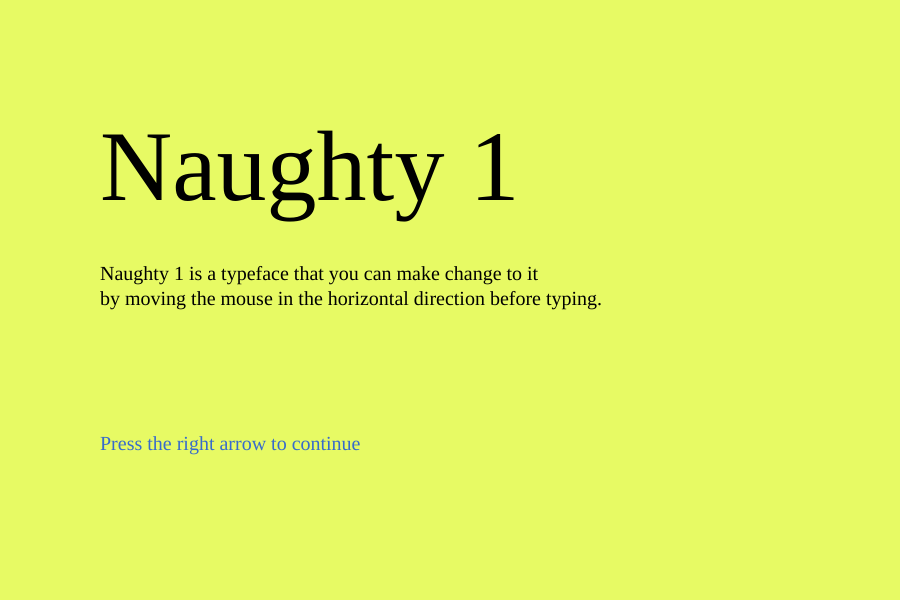
Frame 1 (no input)
Frame 60 (no input): identical to frame 1, image omitted
Frame 120 (the mouse pressed at the canvas centre since frame 60): identical to frame 1, image omitted

The p5.js sketch that drew this single still picture (run headless with seeded random() and noise() and a simulated clock; from frame 60 on, the mouse is pressed at the canvas centre):

// p5.js sketch
// ── sketch.js
var sw = 0; //strokeWeight
var sw2 = 0;
var d = 0;
var x = 0;
var y = 0;
var rw = 0;
var rh = 0
var rw2 = 0;
var c = 0;
var qw = 0;
var qww = 0;
var ex = 0;
var ey = 0;
var cy = 0;
var sceneNum = 0;
var r = 0;
var g = 0;
var b = 0;

function setup() {
    createCanvas(900, 600);
    textSize(36);

}

function draw() {
    if (sceneNum == 0) {
		sceneIntro();
	} else if (sceneNum == 1) {
		sceneType();
	}
        
}

function mousePressed() {
    var r = random(200, 255);
    var g = random(200, 255);
    var b = random(200, 255);
    background(r, g, b);
    x = 0;
    y = 0;
}


function sceneIntro() {
	background(231,250,100);
     textFont("Avenir Next");
    push();
        textSize(100);
	    text("Naughty 1", 100, 200);
        pop();
    //content
        push();
        textSize(20);
        textAlign(LEFT);
        lines = "Naughty 1 is a typeface that you can make change to it \nby moving the mouse in the horizontal direction before typing."
        text(lines, 100, 280);
        pop();
    
    //instruction
        push();
        textSize(20);
        fill(55, 107, 203);
        text("Press the right arrow to continue",100,450);
   
        stroke(150);
        strokeWeight(2);
        pop();
    
}





function sceneType() {
    
    //instruction
        push();
        textSize(15);
        fill(55, 107, 203);
        textAlign(LEFT);
        text("Make change to the letters by moving the mouse in the horizontal direction before typing! \nPress the mouse if you want to clear the canvas. ",60,550);
        strokeWeight(0);
        pop();
	
}



function drawH(x, y){
    push();
    translate(x, y);
    fill(0);
    strokeWeight(0.1); 
    rw2 = map(mouseX, 0, width, 12, 0);
    rect(90, 20, rw2, 80 + mouseY/40);
    qww = map(mouseX, 0, 2 * width, 30, 20);
    cy = map(mouseY, 0, height, 1, 20);
    
    quad(20 + mouseX/80, 20 + cy, 30, 20 + cy, 30 + mouseX/60, 100 + cy, qww, 100 + cy);
    rw = map(mouseX, 0, 2 * width, 1, 12);
    noFill();
    sw = map(mouseX, 0, 2 * width, 4, 0.2);
    strokeWeight(sw);
    
    ex = 55;
    ey = 60 + cy;
    c = 70;
    d = map(mouseX,0,2 * width,5, c);
    ellipse(ex, ey, d, d);
    c = c - 10;
    d = map(mouseX,0,2 * width,1, c);
    ellipse(ex, ey, d, d);
     c = c - 10;
    d = map(mouseX,0,2 * width,1, c);
    ellipse(ex, ey, d, d);
     c = c - 10;
    d = map(mouseX,0,2 * width,1, c);
    ellipse(ex, ey, d, d);
     c = c - 10;
    d = map(mouseX,0,2 * width,1, c);
    ellipse(ex, ey, d, d);
    sw = map(mouseX,0, 2 * width,0.2,8);
    strokeWeight(sw);
    pop();
}

function drawA(x, y){
    push();
    translate(x,y);
    fill(0);
    sw = map(mouseX, 0, width, 0.2, 9);
    strokeWeight(1);
    qw = 55 + mouseX/50;
    cy = map(mouseY, 0, height, 1, 20);
    quad(55, 20 + cy, qw, 20 + cy, 30, 100, 20, 100);
    strokeCap(SQUARE);
    sw = map(mouseX, 0, width, 0.2, 4);
    strokeWeight(sw);
    line(65, 15 + cy, 100, 100);
    noFill();
    sw = map(mouseX, 0, 2 * width, 3, 0.2);
    strokeWeight(sw);
    c = 70;
    ex = 55;
    ey = 60 + cy;
    c = 70;
    d = map(mouseX,0,2 * width,5, c);
    ellipse(ex, ey, d, d);
    c = c - 10;
    d = map(mouseX,0,2 * width,1, c);
    ellipse(ex, ey, d, d);
     c = c - 10;
    d = map(mouseX,0,2 * width,1, c);
    ellipse(ex, ey, d, d);
     c = c - 10;
    d = map(mouseX,0,2 * width,1, c);
    ellipse(ex, ey, d, d);
     c = c - 10;
    d = map(mouseX,0,2 * width,1, c);
    ellipse(ex, ey, d, d);
    pop();
}


function drawM(x, y){
    push();
    translate(x,y);
    fill(0);
    sw = map(mouseX, 0, 2 * width, 0.2, 4);
    strokeWeight(sw);
    
    cy = map(mouseY, 0, height, 1, 20);
    quad(45, 20 + cy, 55, 20 + cy, 30 + mouseX/50, 100, 20, 100);
    strokeCap(SQUARE);
    line(55, 20 + cy, 80, 100);
    line(80, 100, 105, 20 + cy);
    line(105, 20 + cy, 130, 100);
    noFill();
    sw = map(mouseX, 0, 2 * width, 4, 0);
    strokeWeight(sw);
    c = 70;
    d = map(mouseX,0,2 * width,5, c);
    ellipse(80, 95, d, d);
    c = c - 10;
    d = map(mouseX,0,2 * width,1, c);
    ellipse(80, 95, d, d);
    c = c - 10;
    d = map(mouseX,0,2 * width,1, c);
    ellipse(80, 95, d, d);
    c = c - 10;
    d = map(mouseX,0,2 * width,1, c);
    ellipse(80, 95, d, d);
    c = c - 20;
    d = map(mouseX,0,2 * width,1, c);
    ellipse(80, 95, d, d);
    pop();
}

function drawB(x, y){
    push();
    translate(x,y);
    fill(0);
    sw = map(mouseX, 0, 2 * width, 4, 0.2);
    strokeWeight(sw);
    qww = map(mouseX, 0, 2 * width, 20, 30);
    cy = map(mouseY, 0, height, 1, 20);
    quad(20 + mouseX/80, 20 + cy, 30, 20 + cy, 30 + mouseX/60, 100, 20, 100);
    noFill();
    //ellipse
    ellipse(70, 40, d - 10, d - 10);
    c = 70;
    d = map(mouseX,0,2 * width,5, c);
    ellipse(70, 40, d, d);
    c = c - 10;
    d = map(mouseX,0,2 * width,1, c);
    ellipse(70, 40, d, d);
    c = c - 10;
    d = map(mouseX,0,2 * width,1, c);
    ellipse(70, 40, d, d);
    c = c - 10;
    d = map(mouseX,0,2 * width,1, c);
    ellipse(70, 40, d, d);
    c = 70;
    d = map(mouseX,0,2 * width,5, c);
    ellipse(70, 40, d, d);
    c = c - 10;
    d = map(mouseX,0,2 * width,1, c);
    ellipse(70, 40, d, d);
    c = c - 10;
    d = map(mouseX,0,2 * width,1, c);
    ellipse(70, 40, d, d);
    c = c - 10;
    d = map(mouseX,0,2 * width,1, c);
    ellipse(70, 40, d, d);
    ellipse(70, 80, d - 10, d - 10);
    c = c - 10;
    d = map(mouseX,0,2 * width,1, c);
    ellipse(70, 80, d, d);
    c = c - 10;
    d = map(mouseX,0,2 * width,1, c);
    ellipse(70, 80, d, d);
    line(20, 20 + cy, 70, 20 + cy);
    line(20, 100, 70, 100);
    sw = map(mouseX, 0, 2 * width, 0.2, 4);
    strokeWeight(sw);
    arc(70, 40, 40, 40, -PI/2, PI/2);
    arc(70, 80, 40, 40, -PI/2, PI/2);
    pop();
}

function drawU(x, y){
    push();
    translate(x,y);
    fill(0);
    qww = map(mouseX, 0, 2 * width, 20, 30);
    quad(80 + mouseX/80, 20, 90, 20, 90 + mouseX/60, 100, 80, 100);
    noFill();
    ex = 64;
    ey = 70;
    c = 70;
    d = map(mouseX,0,2 * width,5, c);
    ellipse(ex, ey, d, d);
    c = c - 10;
    d = map(mouseX,0,2 * width,1, c);
    ellipse(ex, ey, d, d);
     c = c - 10;
    d = map(mouseX,0,2 * width,1, c);
    ellipse(ex, ey, d, d);
     c = c - 10;
    d = map(mouseX,0,2 * width,1, c);
    ellipse(ex, ey, d, d);
     c = c - 10;
    d = map(mouseX,0,2 * width,1, c);
    ellipse(ex, ey, d, d);
    sw = map(mouseX, 0, 2 * width, 4, 0);
    strokeWeight(sw);
    line(30, 20, 30, 65);
    arc(60, 65, 60, 60, 0, PI);
    }

function drawR(x, y){
    push();
    translate(x,y);
    fill(0);
    rw = map(mouseX, 0, 2 * width, 12, 0);
    rect(20, 20, rw, 80);
    strokeCap(SQUARE);
    noFill();
    ellipse(70, 40, d - 10, d - 10);
    sw = map(mouseX, 0, 2 * width, 4, 0.1);
    strokeWeight(sw);
    ex = 70;
    ey = 40;
    c = 70;
    d = map(mouseX,0,2 * width,5, c);
    ellipse(ex, ey, d, d);
    c = c - 10;
    d = map(mouseX,0,2 * width,1, c);
    ellipse(ex, ey, d, d);
     c = c - 10;
    d = map(mouseX,0,2 * width,1, c);
    ellipse(ex, ey, d, d);
     c = c - 10;
    d = map(mouseX,0,2 * width,1, c);
    ellipse(ex, ey, d, d);
     c = c - 10;
    d = map(mouseX,0,2 * width,1, c);
    ellipse(ex, ey, d, d);
    line(20, 20, 70, 20);
    line(20, 60, 70, 60);
    line(30, 60, 90, 100);
    arc(70, 40, 40, 40, -PI/2, PI/2);
    fill(0);
    triangle(25, 60, 30 + mouseX/60, 60, 90, 100);
    pop();
}

function drawG(x, y){
    push();
    translate(x,y);
    fill(0);
    sw = map(mouseX, 0, 2 * width, 0.2, 4);
    strokeWeight(sw);
    triangle(18, 20, 30 + mouseX/60, 20, 18, 65);
    strokeCap(SQUARE);
    noFill();
    sw = map(mouseX, 0, 2 * width, 4, 0.2);
    strokeWeight(sw);
    ellipse(80, 70, d, d);
    ex = 80;
    ey = 70;
    c = 70;
    d = map(mouseX,0,2 * width,5, c);
    ellipse(ex, ey, d, d);
    c = c - 10;
    d = map(mouseX,0,2 * width,1, c);
    ellipse(ex, ey, d, d);
     c = c - 10;
    d = map(mouseX,0,2 * width,1, c);
    ellipse(ex, ey, d, d);
     c = c - 10;
    d = map(mouseX,0,2 * width,1, c);
    ellipse(ex, ey, d, d);
     c = c - 10;
    d = map(mouseX,0,2 * width,1, c);
    ellipse(ex, ey, d, d);
    sw = map(mouseX, 0, 2 * width, 0.2, 4);
    strokeWeight(sw);
     line(20, 20, 80, 20);
    arc(50, 70, 63, 63, 0, PI);
    pop();
    }

function drawE(x, y){
    push();
    translate(x,y);
    fill(0);
    sw = map(mouseX, 0, 2 * width, 0.2, 4);
    strokeWeight(sw);
    qww = map(mouseX, 0, 2 * width, 30, 20);
    quad(20 + mouseX/80, 20, 30, 20, 30 + mouseX/60, 100, qww, 100);
    strokeCap(SQUARE);
    noFill();
    sw = map(mouseX, 0, 2 *width, 4, 0.2);
    strokeWeight(sw);
    ellipse(70, 60, d - 10, d - 10);
    ex = 70;
    ey = 60;
    c = 70;
    d = map(mouseX,0,2 * width,5, c);
    ellipse(ex, ey, d, d);
    c = c - 10;
    d = map(mouseX,0,2 * width,1, c);
    ellipse(ex, ey, d, d);
     c = c - 10;
    d = map(mouseX,0,2 * width,1, c);
    ellipse(ex, ey, d, d);
     c = c - 10;
    d = map(mouseX,0,2 * width,1, c);
    ellipse(ex, ey, d, d);
    sw = map(mouseX, 0, width, 0.2, 15);
    
    ex = 70;
    ey = 30;
    c = 70;
    d = map(mouseX,0,2 * width,5, c);
    ellipse(ex, ey, d, d);
    c = c - 10;
    d = map(mouseX,0,2 * width,1, c);
    ellipse(ex, ey, d, d);
     c = c - 10;
    d = map(mouseX,0,2 * width,1, c);
    ellipse(ex, ey, d, d);
     c = c - 10;
    d = map(mouseX,0,2 * width,1, c);
    ellipse(ex, ey, d, d);
    sw = map(mouseX, 0, width, 0.2, 15);
    
    ex = 70;
    ey = 90;
    c = 70;
    d = map(mouseX,0,2 * width,5, c);
    ellipse(ex, ey, d, d);
    c = c - 10;
    d = map(mouseX,0,2 * width,1, c);
    ellipse(ex, ey, d, d);
     c = c - 10;
    d = map(mouseX,0,2 * width,1, c);
    ellipse(ex, ey, d, d);
     c = c - 10;
    d = map(mouseX,0,2 * width,1, c);
    ellipse(ex, ey, d, d);
    sw = map(mouseX, 0, width, 0.2, 15);
    c = c - 10;
    d = map(mouseX,0,2 * width,1, c);
    ellipse(ex, ey, d, d);
     c = c - 10;
    d = map(mouseX,0,2 * width,1, c);
    ellipse(ex, ey, d, d);
    sw = map(mouseX, 0, width, 0.2, 15);
    c = c - 10;
    d = map(mouseX,0,2 * width,1, c);
    ellipse(ex, ey, d, d);
     c = c - 10;
    d = map(mouseX,0,2 * width,1, c);
    ellipse(ex, ey, d, d);
    sw = map(mouseX, 0, 2 * width, 0.5, 0);
    strokeWeight(sw);
    
    line(20, 20, 75, 20);
    line(20, 100, 75, 100);
    pop();
    }    

function drawF(x, y){
    push();
    translate(x,y);
    fill(0);
    sw = map(mouseX, 0, 2 * width, 4, 0.2);
    strokeWeight(sw);
    triangle(20, 20, 30 + mouseX/60, 20, 20, 100);
    
    strokeCap(SQUARE);
    noFill();
    sw = map(mouseX, 0, width, 8, 0.2);
    strokeWeight(sw);
    ellipse(50, 60, d - 10, d - 10);
    ex = 50;
    ey = 60;
    c = 70;
    d = map(mouseX,0,2 * width,5, c);
    ellipse(ex, ey, d, d);
    c = c - 10;
    d = map(mouseX,0,2 * width,1, c);
    ellipse(ex, ey, d, d);
     c = c - 10;
    d = map(mouseX,0,2 * width,1, c);
    ellipse(ex, ey, d, d);
     c = c - 10;
    d = map(mouseX,0,2 * width,1, c);
    ellipse(ex, ey, d, d);
    sw = map(mouseX, 0, width, 0.2, 15);
    c = c - 10;
    d = map(mouseX,0,2 * width,1, c);
    ellipse(ex, ey, d, d);
    sw = map(mouseX, 0, 2 * width, 0.2, 4);
    strokeWeight(sw);
    line(20, 20, 75, 20);
    pop();
    }    

function drawN(x, y){
    push();
    translate(x,y);
    fill(0);
    sw = map(mouseX, 0, 2 * width, 0.2, 3);
    strokeWeight(sw);
    triangle(20, 20, 30 + mouseX/28, 100, 20, 100);
    noFill();
    sw = map(mouseX, 0, width, 8, 0.2);
    strokeWeight(sw);
    d = map(mouseX,0,width,5,70);
    ex = 90;
    ey = 95;
    c = 70;
    d = map(mouseX,0,2 * width,5, c);
    ellipse(ex, ey, d, d);
    c = c - 10;
    d = map(mouseX,0,2 * width,1, c);
    ellipse(ex, ey, d, d);
     c = c - 10;
    d = map(mouseX,0,2 * width,1, c);
    ellipse(ex, ey, d, d);
     c = c - 10;
    d = map(mouseX,0,2 * width,1, c);
    ellipse(ex, ey, d, d);
    sw = map(mouseX, 0, width, 0.2, 15);
    c = c - 10;
    d = map(mouseX,0,2 * width,1, c);
    ellipse(ex, ey, d, d);
    sw = map(mouseX,0,2 * width,0.2,2);
    strokeWeight(sw);
    strokeCap(SQUARE);
    line(90, 20, 90, 100);
     line(20, 20, 90, 100);
    pop();
    }    

function drawS(x, y){
    push();
    translate(x,y);
    fill(0);
    sw = map(mouseX, 0, 2 * width, 4, 0.2);
    strokeWeight(sw);
    line(20, 60, 50, 60);
    strokeCap(SQUARE);
    fill(0);
    triangle(20, 20, 70, 20, 20, mouseY/50);
    noFill();
    sw = map(mouseX, 0, width, 8, 0.2);
    strokeWeight(sw);
    ellipse(3, 97, d - 10, d - 10);
    ex = 3;
    ey = 97;
    c = 70;
    d = map(mouseX,0,2 * width,5, c);
    ellipse(ex, ey, d, d);
    c = c - 10;
    d = map(mouseX,0,2 * width,1, c);
    ellipse(ex, ey, d, d);
     c = c - 10;
    d = map(mouseX,0,2 * width,1, c);
    ellipse(ex, ey, d, d);
     c = c - 10;
    d = map(mouseX,0,2 * width,1, c);
    ellipse(ex, ey, d, d);
    sw = map(mouseX, 0, width, 0.2, 15);
    c = c - 10;
    d = map(mouseX,0,2 * width,1, c);
    ellipse(ex, ey, d, d);
    sw = map(mouseX, 0, width, 0.2, 2);
    strokeWeight(sw);
    line(20, 20, 70, 20);
    line(00, 100, 50, 100);
    arc(20, 40, 40, 40, PI/2, -PI/2);
    arc(50, 80, 40, 40, -PI/2, PI/2);
    pop();
    }

function drawT(x, y){
    push();
    translate(x,y);
    fill(0);
    sw = map(mouseX, 0, width, 0.2, 4);
    strokeWeight(sw);
    cy = map(mouseY, 0, 2 * height, 0, 25);
    quad(20, 20 - cy/2, 100, 20 + cy, 100, 30 - cy, 20, 30 + cy);
    noFill();
    sw = map(mouseX, 0, 2 * width, 4, 0.2);
    strokeWeight(sw);
    d = map(mouseX , 0, width , 5, 70);
    ellipse(60, 96, d, d);
    ex = 60;
    ey = 96;
    c = 70;
    d = map(mouseX,0,2 * width,5, c);
    ellipse(ex, ey, d, d);
    c = c - 10;
    d = map(mouseX,0,2 * width,1, c);
    ellipse(ex, ey, d, d);
     c = c - 10;
    d = map(mouseX,0,2 * width,1, c);
    ellipse(ex, ey, d, d);
     c = c - 10;
    d = map(mouseX,0,2 * width,1, c);
    ellipse(ex, ey, d, d);
    sw = map(mouseX, 0, width, 0.2, 15);
    c = c - 10;
    d = map(mouseX,0,2 * width,1, c);
    ellipse(ex, ey, d, d);
    sw = map(mouseX,0,width,0.2,8);
    strokeWeight(sw);
    strokeCap(SQUARE);
    line(60, 30, 60, 100);
    pop();
    }    

function drawI(x, y){
    push();
    translate(x,y);
    fill(0);
    sw = map(mouseX, 0, width, 0.2, 9);
    strokeWeight(sw);
    strokeCap(SQUARE);
    line(55, 20, 55, 100);
    noFill();
    sw = map(mouseX, 0, 2 * width, 4, 0.2);
    strokeWeight(sw);
    
    ex = 60;
    ey = 20;
    c = 90;
    d = map(mouseX,0,2 * width,5, c);
    ellipse(ex, ey, d, d);
    c = c - 10;
    d = map(mouseX,0,2 * width,1, c);
    ellipse(ex, ey, d, d);
     c = c - 10;
    d = map(mouseX,0,2 * width,1, c);
    ellipse(ex, ey, d, d);
     c = c - 10;
    d = map(mouseX,0,2 * width,1, c);
    ellipse(ex, ey, d, d);
    c = c - 5;
    d = map(mouseX,0,2 * width,1, c);
    ellipse(ex, ey, d, d);
    c = c - 10;
    d = map(mouseX,0,2 * width,1, c);
    ellipse(ex, ey, d, d);
    sw = map(mouseX,0,width,0.2,8);
    noStroke();
    fill(0);
    rh = map(mouseX, 0, 2 * width, 15, 1);
    rect(40, 100, 40, rh)
    pop();
    }   

function drawV(x, y){
    push();
    translate(x,y);
    fill(0);
    sw = map(mouseX, 0, 2 * width, 0.2, 4);
    strokeWeight(sw);
    strokeCap(SQUARE);
    line(100, 20, 65, 100);
     triangle(20, 20, 25 + mouseX/25, 20, 65, 100);
    noFill();
    sw = map(mouseX, 0, 2 * width, 4, 0.2);
    strokeWeight(sw);
    ellipse(97, 23, d, d);
    ex = 97;
    ey = 23;
    c = 90;
    d = map(mouseX,0,2 * width,5, c);
    ellipse(ex, ey, d, d);
    c = c - 10;
    d = map(mouseX,0,2 * width,1, c);
    ellipse(ex, ey, d, d);
     c = c - 10;
    d = map(mouseX,0,2 * width,1, c);
    ellipse(ex, ey, d, d);
     c = c - 10;
    d = map(mouseX,0,2 * width,1, c);
    ellipse(ex, ey, d, d);
    c = c - 10;
    d = map(mouseX,0,2 * width,1, c);
    ellipse(ex, ey, d, d);
     c = c - 10;
    d = map(mouseX,0,2 * width,1, c);
    ellipse(ex, ey, d, d);
     c = c - 10;
    d = map(mouseX,0,2 * width,1, c);
    ellipse(ex, ey, d, d);
    pop();
}

function drawO(x, y){
    push();
    translate(x,y);
    fill(0);
    sw = map(mouseX, 0, 2 * width, 0.2, 4);
    strokeWeight(sw);
    strokeCap(SQUARE);
    noFill();
    sw = map(mouseX, 0, 2 * width, 4, 0.2);
    strokeWeight(sw);
    ellipse(50, 50, d, d);
    ex = 50;
    ey = 50;
    c = 90;
    d = map(mouseX,0,2 * width,5, c);
    ellipse(ex, ey, d, d);
    c = c - 10;
    d = map(mouseX,0,2 * width,1, c);
    ellipse(ex, ey, d, d);
     c = c - 10;
    d = map(mouseX,0,2 * width,1, c);
    ellipse(ex, ey, d, d);
     c = c - 10;
    d = map(mouseX,0,2 * width,1, c);
    ellipse(ex, ey, d, d);
    c = c - 10;
    d = map(mouseX,0,2 * width,1, c);
    ellipse(ex, ey, d, d);
     c = c - 10;
    d = map(mouseX,0,2 * width,1, c);
    ellipse(ex, ey, d, d);
     c = c - 10;
    d = map(mouseX,0,2 * width,1, c);
    ellipse(ex, ey, d, d);
    sw = map(mouseX, 0, 2 * width, 0.2, 15);
    strokeWeight(sw);
    arc(50, 70, 60, 60, 0, PI);
    arc(50, 40, 60, 60, PI, 0);
    pop();
    }

function drawC(x, y){
    push();
    translate(x,y);
    fill(0);
    rw = map(mouseX, 0, 2 * width, 8, 0.2);
    rect(20, 30, rw, 50);
    strokeCap(SQUARE);
    noFill();
    sw = map(mouseX, 0, 2 * width, 4, 0.2);
    strokeWeight(sw);
    ellipse(80, 75, d, d);
    
    ex = 80;
    ey = 40;
    c = 40;
    d = map(mouseX,0,2 * width,5, c);
    ellipse(ex, ey, d, d);
    c = c - 10;
    d = map(mouseX,0,2 * width,1, c);
    ellipse(ex, ey, d, d);
     c = c - 10;
    d = map(mouseX,0,2 * width,1, c);
    ellipse(ex, ey, d, d);
     c = c - 10;
    d = map(mouseX,0,2 * width,1, c);
    ellipse(ex, ey, d, d);
    c = c - 10;
    d = map(mouseX,0,2 * width,1, c);
    ellipse(ex, ey, d, d);
    sw = map(mouseX, 0, 2 * width, 0.2, 15);
    strokeWeight(sw);
    arc(50, 70, 60, 60, 0, PI);
    arc(50, 40, 60, 60, PI, 0);
    pop();
    }


function drawD(x, y){
    push();
    translate(x,y);
    fill(0);
    sw = map(mouseX, 0, 2 * width, 0.2, 4);
    strokeWeight(sw);
    qww = map(mouseX, 0, 2 * width, 20, 30);
    triangle(20 + mouseX/100, 20, 30 + mouseX/40, 100, 20, 100);
    noFill();
      arc(70, 60, 80, 80, -PI/2, PI/2);
    sw = map(mouseX, 0, 2 * width, 4, 0.2);
    strokeWeight(sw);
    ellipse(80, 60, d - 10, d - 10);
    ex = 80;
    ey = 60;
    c = 70;
     d = map(mouseX,0,2 * width,5, c);
    ellipse(ex, ey, d, d);
    c = c - 10;
    d = map(mouseX,0,2 * width,1, c);
    ellipse(ex, ey, d, d);
     c = c - 10;
    d = map(mouseX,0,2 * width,1, c);
    ellipse(ex, ey, d, d);
     c = c - 10;
    d = map(mouseX,0,2 * width,1, c);
    ellipse(ex, ey, d, d);
    line(20, 20, 70, 20);
    line(20, 100, 70, 100);
    pop();
}

function drawQ(x, y){
    push();
    translate(x,y);
    fill(0);
    sw = map(mouseX, 0, 2 * width, 0.2, 4);
    strokeWeight(sw);
    strokeCap(SQUARE);
    noFill();
    sw = map(mouseX, 0, 2 * width, 4, 0.2);
    strokeWeight(sw);
    ex = 50;
    ey = 60;
    c = 90;
    d = map(mouseX,0,2 * width,5, c);
    ellipse(ex, ey, d, d);
    c = c - 10;
    d = map(mouseX,0,2 * width,1, c);
    ellipse(ex, ey, d, d);
     c = c - 10;
    d = map(mouseX,0,2 * width,1, c);
    ellipse(ex, ey, d, d);
     c = c - 10;
    d = map(mouseX,0,2 * width,1, c);
    ellipse(ex, ey, d, d);
    c = c - 10;
    d = map(mouseX,0,2 * width,1, c);
    ellipse(ex, ey, d, d);
     c = c - 10;
    d = map(mouseX,0,2 * width,1, c);
    ellipse(ex, ey, d, d);
     c = c - 10;
    d = map(mouseX,0,2 * width,1, c);
    ellipse(ex, ey, d, d);
    sw = map(mouseX, 0, 2 * width, 0.2, 15);
    strokeWeight(sw);
    arc(50, 70, 60, 60, 0, PI);
    sw = map(mouseX, 0, 2 * width, 1, 15);
    strokeWeight(sw);
    arc(50, 40, 60, 60, PI, 0);
     strokeWeight(0);
    fill(0);
    triangle(50, 60, 50, 110, 50 + mouseX/50, 110);
    pop();
    
    }

function drawP(x, y){
    push();
    translate(x,y);
    fill(0);
    strokeCap(SQUARE);
    noFill();
    ellipse(70, 40, d - 10, d - 10);
    sw = map(mouseX, 0, 2 * width, 4, 0.1);
    strokeWeight(sw);
    ex = 70;
    ey = 40;
    c = 70;
    d = map(mouseX,0,2 * width,5, c);
    ellipse(ex, ey, d, d);
    c = c - 10;
    d = map(mouseX,0,2 * width,1, c);
    ellipse(ex, ey, d, d);
     c = c - 10;
    d = map(mouseX,0,2 * width,1, c);
    ellipse(ex, ey, d, d);
     c = c - 10;
    d = map(mouseX,0,2 * width,1, c);
    ellipse(ex, ey, d, d);
     c = c - 10;
    d = map(mouseX,0,2 * width,1, c);
    ellipse(ex, ey, d, d);
    line(20, 20, 70, 20);
    line(20, 60, 70, 60);
    arc(70, 40, 40, 40, -PI/2, PI/2);
    fill(0);
    noStroke();
    triangle(20, 20, 20 + mouseX/80, 100, 20, 100);
    pop();
}

function drawJ(x, y){
    push();
    translate(x,y);
    fill(0);
    triangle(80, 18, 80, 80, 70 - mouseX/70, 18);
    strokeCap(SQUARE);
    noFill();
    sw = map(mouseX, 0, 2 * width, 4, 0.2);
    strokeWeight(sw);
    ex = 55;
    ey = 80;
    c = 40;
    d = map(mouseX,0,2 * width,5, c);
    ellipse(ex, ey, d, d);
    c = c - 10;
    d = map(mouseX,0,2 * width,1, c);
    ellipse(ex, ey, d, d);
     c = c - 10;
    d = map(mouseX,0,2 * width,1, c);
    ellipse(ex, ey, d, d);
     c = c - 10;
    d = map(mouseX,0,2 * width,1, c);
    ellipse(ex, ey, d, d);
     c = c - 10;
    d = map(mouseX,0,2 * width,1, c);
    ellipse(ex, ey, d, d);
    sw = map(mouseX, 0, 2 * width, 0.2, 4);
    strokeWeight(sw);
     line(80, 20, 60, 20);
    arc(ex, ey, 50, 50, 0, PI);
    pop();
    }

function drawK(x, y){
    push();
    translate(x,y);
    fill(0);
    sw = map(mouseX, 0, 2 * width, 0.2, 3);
    strokeWeight(sw);
    triangle(20, 20, 30 + mouseX/25, 100, 20, 100);
    noFill();
    sw = map(mouseX, 0, 2 * width, 4, 0.2);
    strokeWeight(sw);
    ex = 75;
    ey = 85;
    c = 70;
    d = map(mouseX,0,2 * width,5, c);
    ellipse(ex, ey, d, d);
    c = c - 10;
    d = map(mouseX,0,2 * width,1, c);
    ellipse(ex, ey, d, d);
     c = c - 10;
    d = map(mouseX,0,2 * width,1, c);
    ellipse(ex, ey, d, d);
     c = c - 10;
    d = map(mouseX,0,2 * width,1, c);
    ellipse(ex, ey, d, d);
    sw = map(mouseX, 0, width, 0.2, 15);
    c = c - 10;
    d = map(mouseX,0,2 * width,1, c);
    ellipse(ex, ey, d, d);
    sw = map(mouseX,0,2 * width,0.2,4);
    strokeWeight(sw);
    strokeCap(SQUARE);
     line(20, 100, 90, 20);
    pop();
    }    

function drawL(x, y){
    push();
    translate(x,y);
    fill(0);
    sw = map(mouseX, 0, 2 * width, 0.2, 4);
    strokeWeight(sw);
    triangle(20, 20, 30 + mouseX/90, 100, 20, 100);
    strokeCap(SQUARE);
    noFill();
    sw = map(mouseX, 0, 2 * width, 4, 0.2);
    strokeWeight(sw);
    ex = 50;
    ey = 100;
    c = 70;
    d = map(mouseX,0,2 * width,5, c);
    arc(ex, ey, d, d, PI, 0);
    c = c - 10;
    d = map(mouseX,0,2 * width,5, c);
    arc(ex, ey, d, d, PI, 0);
    c = c - 10;
    d = map(mouseX,0,2 * width,5, c);
    arc(ex, ey, d, d, PI, 0);
    c = c - 10;
    d = map(mouseX,0,2 * width,5, c);
    arc(ex, ey, d, d, PI, 0);
    c = c - 10;
    d = map(mouseX,0,2 * width,5, c);
    arc(ex, ey, d, d, PI, 0);
    c = c - 10;
    d = map(mouseX,0,2 * width,5, c);
    arc(ex, ey, d, d, PI, 0);
    c = c - 10;
    d = map(mouseX,0,2 * width,5, c);
    arc(ex, ey, d, d, PI, 0);
    c = c - 10;
    d = map(mouseX,0,2 * width,5, c);
    arc(ex, ey, d, d, PI, 0);
    pop();
    }

function drawW(x, y){
    push();
    translate(x,y);
    fill(0);
    sw = map(mouseX, 0, 2 * width, 0.2, 3);
    strokeWeight(sw);
    triangle(20, 20, 30 + mouseX/45, 100, 20, 100);
    line(30 + mouseX/45, 100, 55 + mouseX/35, 20);
    line(55 + mouseX/35, 20, 75 + mouseX/35 , 100);
    triangle(75 + mouseX/35 , 100, 95 + mouseX/25, 20, 95 + mouseX/45, 100);
    noFill();
    sw = map(mouseX, 0, 2 * width, 4, 0.2);
    strokeWeight(sw);
    ex = 55 + mouseX/35, 20;
    ey = 20;
    c = 70;
    d = map(mouseX,0,2 * width,5, c);
    ellipse(ex, ey, d, d);
    c = c - 10;
    d = map(mouseX,0,2 * width,1, c);
    ellipse(ex, ey, d, d);
     c = c - 10;
    d = map(mouseX,0,2 * width,1, c);
    ellipse(ex, ey, d, d);
     c = c - 10;
    d = map(mouseX,0,2 * width,1, c);
    ellipse(ex, ey, d, d);
    sw = map(mouseX, 0, width, 0.2, 15);
    c = c - 10;
    d = map(mouseX,0,2 * width,1, c);
    ellipse(ex, ey, d, d);
    pop();
    }    

function drawX(x, y){
    push();
    translate(x,y);
    fill(0);
    sw = map(mouseX, 0, width, 0.2, 9);
    strokeWeight(1);
    qw = 75 + mouseX/50
    quad(75, 20, qw, 20, qw - 50, 100, 20, 100);
    strokeCap(SQUARE);
    sw = map(mouseX, 0, width, 0.2, 4);
    strokeWeight(sw);
    line(25, 20, 100, 100);
    noFill();
    sw = map(mouseX, 0, 2 * width, 3, 0.2);
    strokeWeight(sw);
    ex = 55;
    ey = 55;
    c = 70;
    d = map(mouseX,0,2 * width,5, c);
    ellipse(ex, ey, d, d);
    c = c - 10;
    d = map(mouseX,0,2 * width,5, c);
    ellipse(ex, ey, d, d);
    c = c - 10;
    d = map(mouseX,0,2 * width,1, c);
    ellipse(ex, ey, d, d);
     c = c - 10;
    d = map(mouseX,0,2 * width,1, c);
    ellipse(ex, ey, d, d);
     c = c - 10;
    d = map(mouseX,0,2 * width,1, c);
    ellipse(ex, ey, d, d);
    sw = map(mouseX, 0, width, 0.2, 15);
    c = c - 10;
    d = map(mouseX,0,2 * width,1, c);
    ellipse(ex, ey, d, d);
    pop();
}

function drawY(x, y){
    push();
    translate(x,y);
   
    fill(0);
    sw = map(mouseX, 0, width, 0.2, 9);
    strokeWeight(1);
    qw = 75 + mouseX/50
    quad(75, 20, qw, 20, qw - 40, 100, 20, 100);
    strokeCap(SQUARE);
    sw = map(mouseX, 0, 2 * width, 4, 0);
    strokeWeight(sw);
    line(20, 20, 50, 50);
    noFill();
    
    ex = 35;
    ey = 35;
    c = 60;
    d = map(mouseX,0,2 * width,5, c);
    arc(ex, ey, d, d, 5 * PI/4, PI/4);
    c = c - 10;
    d = map(mouseX,0,2 * width,5, c);
    arc(ex, ey, d, d, 5 * PI/4, PI/4);
    c = c - 10;
    d = map(mouseX,0,2 * width,5, c);
    arc(ex, ey, d, d, 5 * PI/4, PI/4);
    c = c - 10;
    d = map(mouseX,0,2 * width,5, c);
    arc(ex, ey, d, d, 5 * PI/4, PI/4);
    c = c - 10;
    d = map(mouseX,0,2 * width,5, c);
    arc(ex, ey, d, d, 5 * PI/4, PI/4);
    pop();
}

function drawZ(x, y){
    push();
    translate(x,y);
    fill(0);
    sw = map(mouseX, 0, 2 * width, 0.2, 2);
    strokeWeight(sw);
    triangle(20, 20, 90, 20, 20, 20 + mouseY/35);
    triangle(20, 100, 90, 100 - mouseY/45, 90, 100);
    noFill();
    sw = map(mouseX, 0, 2 * width, 4, 0.2);
    strokeWeight(sw);
    ex = 55;
    ey = 55;
    c = 80;
    d = map(mouseX,0,2 * width,5, c);
    arc(ex, ey, d, d, 3 * PI/4, 7 * PI/4);
    c = c - 10;
    d = map(mouseX,0,2 * width,5, c);
    arc(ex, ey, d, d, 3 * PI/4, 7 * PI/4);
    c = c - 10;
    d = map(mouseX,0,2 * width,5, c);
    arc(ex, ey, d, d, 3 * PI/4, 7 * PI/4);
    c = c - 10;
    d = map(mouseX,0,2 * width,5, c);
    arc(ex, ey, d, d, 3 * PI/4, 7 * PI/4);
    c = c - 10;
    d = map(mouseX,0,2 * width,5, c);
    arc(ex, ey, d, d, 3 * PI/4, 7 * PI/4);
    c = c - 10;
    d = map(mouseX,0,2 * width,5, c);
    arc(ex, ey, d, d, 3 * PI/4, 7 * PI/4);
    c = c - 10;
    d = map(mouseX,0,2 * width,5, c);
    arc(ex, ey, d, d, 3 * PI/4, 7 * PI/4);
    c = c - 10;
    d = map(mouseX,0,2 * width,5, c);
    arc(ex, ey, d, d, 3 * PI/4, 7 * PI/4);
    c = c - 10;
    d = map(mouseX,0,2 * width,5, c);
    arc(ex, ey, d, d, 3 * PI/4, 7 * PI/4);
    c = c - 10;
    d = map(mouseX,0,2 * width,5, c);
    arc(ex, ey, d, d, 3 * PI/4, 7 * PI/4);
    c = c - 10;
    d = map(mouseX,0,2 * width,5, c);
    arc(ex, ey, d, d, 3 * PI/4, 7 * PI/4);
    c = c - 10;
    d = map(mouseX,0,2 * width,5, c);
    arc(ex, ey, d, d, 3 * PI/4, 7 * PI/4);
    c = c - 10;
    d = map(mouseX,0,2 * width,5, c);
    arc(ex, ey, d, d, 3 * PI/4, 7 * PI/4);
     sw = map(mouseX, 0, 2 * width, 0.4, 5);
    strokeWeight(sw);
    line(20, 100, 90, 20);
    pop();
}

function keyPressed() {
	if (keyCode == RIGHT_ARROW) {
		sceneNum++;
		x = 50;
		background(255);
	}else if(keyCode==LEFT_ARROW){
        sceneNum--;
        background(255);
    }

}






function keyTyped(){
//    shearX(mouseX *.00008*PI);

    if(key=='h'){
        drawH(x,y);
        x=x+100;
        
    }else if(key=='a'){
        drawA(x,y);
        x=x+100;
        
    }else if(key=='m'){
        drawM(x,y);
        x=x+100;
    }else if(key=='b'){
        drawB(x,y);
        x=x+100;
    }else if(key=='u'){
        drawU(x,y);
        x=x+100;
    }else if(key=='r'){
        drawR(x,y);
        x=x+100;
    }else if(key=='g'){
        drawG(x,y);
        x=x+100;
    }else if(key=='e'){
        drawE(x,y);
        x=x+100;
    }else if(key=='f'){
        drawF(x,y);
        x=x+100;
    }else if(key=='o'){
        drawO(x,y);
        x=x+100;
    }else if(key=='n'){
        drawN(x,y);
        x=x+100;
    }else if(key=='s'){
        drawS(x,y);
        x=x+100;
    }else if(key=='t'){
        drawT(x,y);
        x=x+100;
    }else if(key=='i'){
        drawI(x,y);
        x=x+100;
    }else if(key=='c'){
        drawC(x,y);
        x=x+100;
    }else if(key==' '){
        
        x=x+100;
    }else if(key=='l'){
        drawL(x,y);
        x=x+100;
    }else if(key=='v'){
        drawV(x,y);
        x=x+100;
    }else if(key=='o'){
        drawO(x,y);
        x=x+100;
    }else if(key=='c'){
        drawC(x,y);
        x=x+100;
    }else if(key=='d'){
        drawD(x,y);
        x=x+100;
    }else if(key=='q'){
        drawQ(x,y);
        x=x+100;
    }else if(key=='p'){
        drawP(x,y);
        x=x+100;
    }else if(key=='j'){
        drawJ(x,y);
        x=x+100;
    }else if(key=='k'){
        drawK(x,y);
        x=x+100;
        
    }else if(key=='w'){
        drawW(x,y);
        x=x+100;
    }else if(key=='x'){
        drawX(x,y);
        x=x+100;
    }else if(key=='y'){
        drawY(x,y);
        x=x+100;
    }else if(key=='z'){
        drawZ(x,y);
        x=x+100;
    }
    
    if(x>width-100){
        y=y+100;
        x=0;
    }
}
